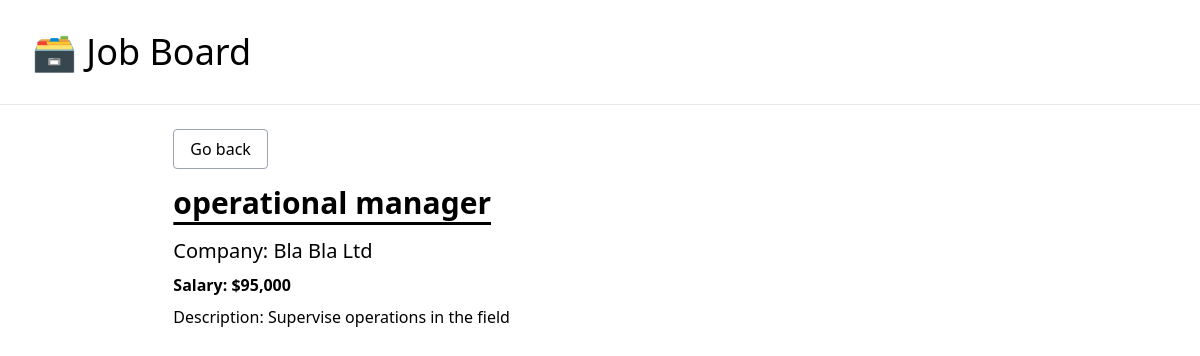
Screenshot of /job/9/ with the database file from the repository.
### job_board/models.py (models this page shows)
class JobPosting(models.Model):
    title = models.CharField(max_length=100)
    description = models.TextField()
    company = models.CharField(max_length=100)
    salary = models.IntegerField()
    is_active = models.BooleanField(default=False)

### job_board/views.py (the view)
# urls.py: path('job/<int:pk>/', job_detail, name='job_detail'),
def job_detail(request, pk):
    job_posting = get_object_or_404(JobPosting, pk=pk, is_active=True)
    context = {
        'job_posting': job_posting
    }
    return render(request, 'job_detail.html', context)

### job_board/Templates/job_detail.html
{% extends '_base.html' %}
{% load humanize %}
{% block content %}
    <div class="w-10/12 mx-auto">
        <p class="pb-6"><a href="{% url 'home' %}" class="border border-gray-400 rounded px-4 py-2 hover:bg-gray-200">Go
            back</a></p>
        <h1 class="text-3xl font-semibold pb-4 underline underline-offset-8">{{ job_posting.title }}</h1>
        <p class="pb-2 text-xl">Company: {{ job_posting.company }}</p>
        <p class="pb-2 font-semibold">Salary: ${{ job_posting.salary|intcomma }}</p>
        <p>Description: {{ job_posting.description }}</p>
    </div>
{% endblock content %}

### rows the page displays
JobPosting: title "operational manager", company "Bla Bla Ltd", salary "95,000", description "Supervise operations in the field"
